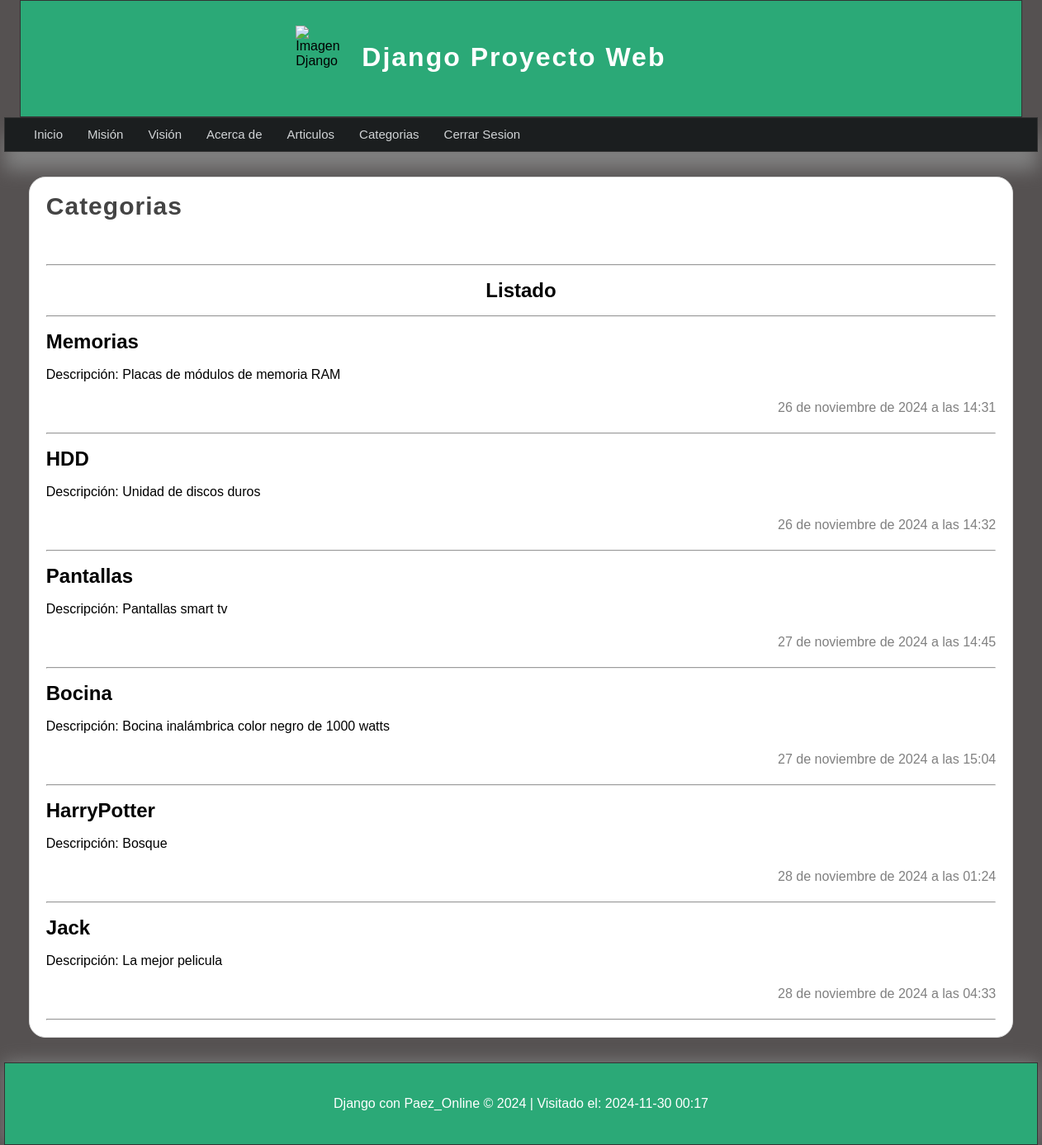
The page /listado_categorias/ (signed in) on the database its author committed.
### articulos/models.py (models this page shows, shortened)
class Category(models.Model):
  name=models.CharField(max_length=100,verbose_name='Nombre')
  description=models.CharField(max_length=255,verbose_name='Descripcion')
  created_at=models.DateTimeField(auto_now_add=True,verbose_name='Creado el')
  updated_at=models.DateTimeField(auto_now=True,verbose_name="Actualizado el ")
  class Meta:
    verbose_name= "Categoria"
    verbose_name_plural= "Categorias"

### articulos/views.py (the view)
# urls.py: path('listado_categorias/', views.list_cat, name='listado_categorias'),
@login_required(login_url='inicio')
def list_cat(request):
    categorias = Category.objects.all()
    return render(request, 'categorias/listado_cat.html',{
        'title':'Categorias',
        'content':'Listado de categorias',
        'categorias':categorias
    })

### articulos/templates/categorias/listado_cat.html (shortened to what this page needs)
{% extends "layouts/layouts.html" %}
{% block content %}
    <h1 class="title">{{ title }}</h1>
    <hr>
    <h1 align="center">Listado</h1>
    <hr>
    {% for categoria in categorias %}
        <article class="article-item">
            <div class="data">
                <h2>{{ categoria.name }}</h2>
                <p>Descripción: {{ categoria.description }}</p>
                <span class="date">
                    {{ categoria.created_at }}
                </span>
                <hr>
            </div>
        </article>
    {% endfor %}
{% endblock %}

### mainapp/static/css/estilos.css (style rules this page uses)
* { margin: 0px; padding: 0px; font-family: sans-serif; text-decoration: none; }
p,h1,h2 { margin-top: 20px; margin-bottom: 20px; }
body { background-color: #555151; }
.title { color:#444; letter-spacing: 1px; font-size: 30px; margin-bottom: 10px; margin-top: 5px; }
.date { display: block; margin-top: 20px; margin-bottom: 20px; color: gray;; text-align: right; }
.title { color: #444; letter-spacing: 1px; font-size: 30px; padding-bottom: 50px; margin-bottom: 10px; margin-top: 5px; }

### rows shown on the page
Category: name "Memorias", description "Placas de módulos de memoria RAM", created_at "26 de noviembre de 2024 a las 14:31"
Category: name "HDD", description "Unidad de discos duros", created_at "26 de noviembre de 2024 a las 14:32"
Category: name "Pantallas", description "Pantallas smart tv", created_at "27 de noviembre de 2024 a las 14:45"
Category: name "Bocina", description "Bocina inalámbrica color negro de 1000 watts", created_at "27 de noviembre de 2024 a las 15:04"
Category: name "HarryPotter", description "Bosque", created_at "28 de noviembre de 2024 a las 01:24"
Category: name "Jack", description "La mejor pelicula", created_at "28 de noviembre de 2024 a las 04:33"

### other values the page prints
{{ title }} "Categorias"
